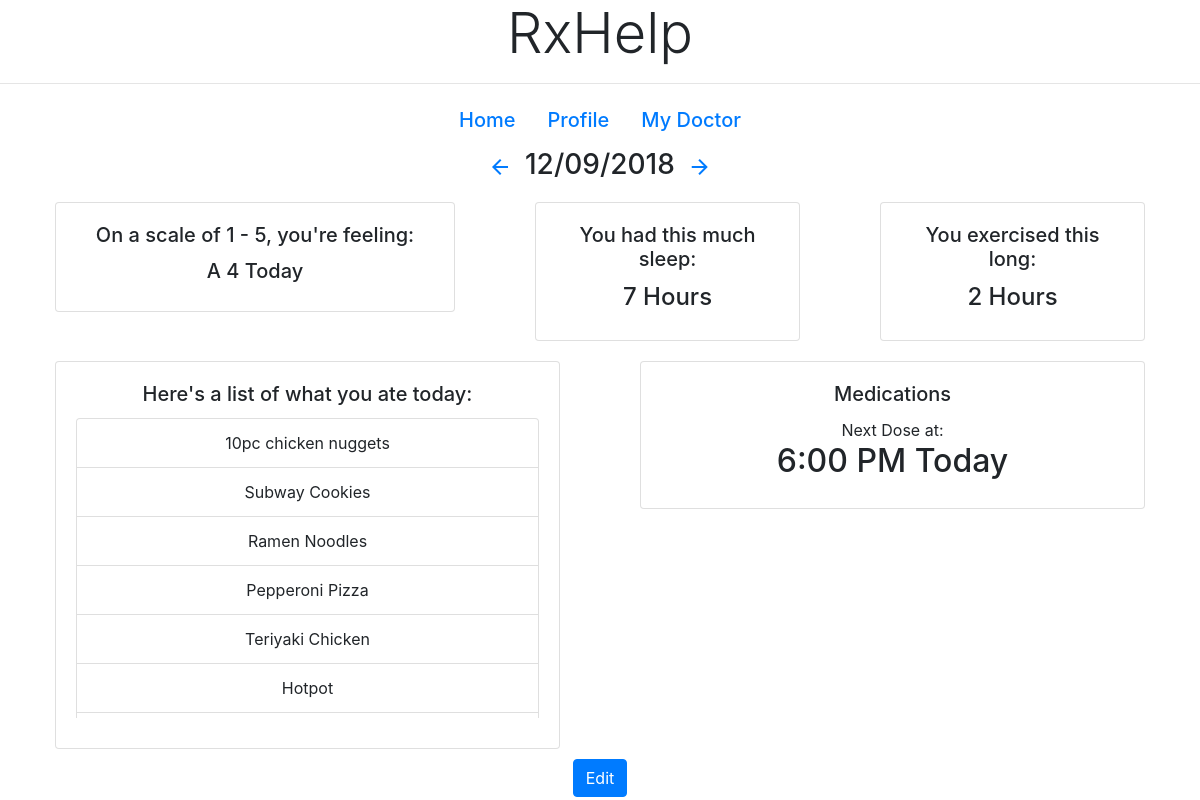
Before: /patientHome/9438 with the older database file.
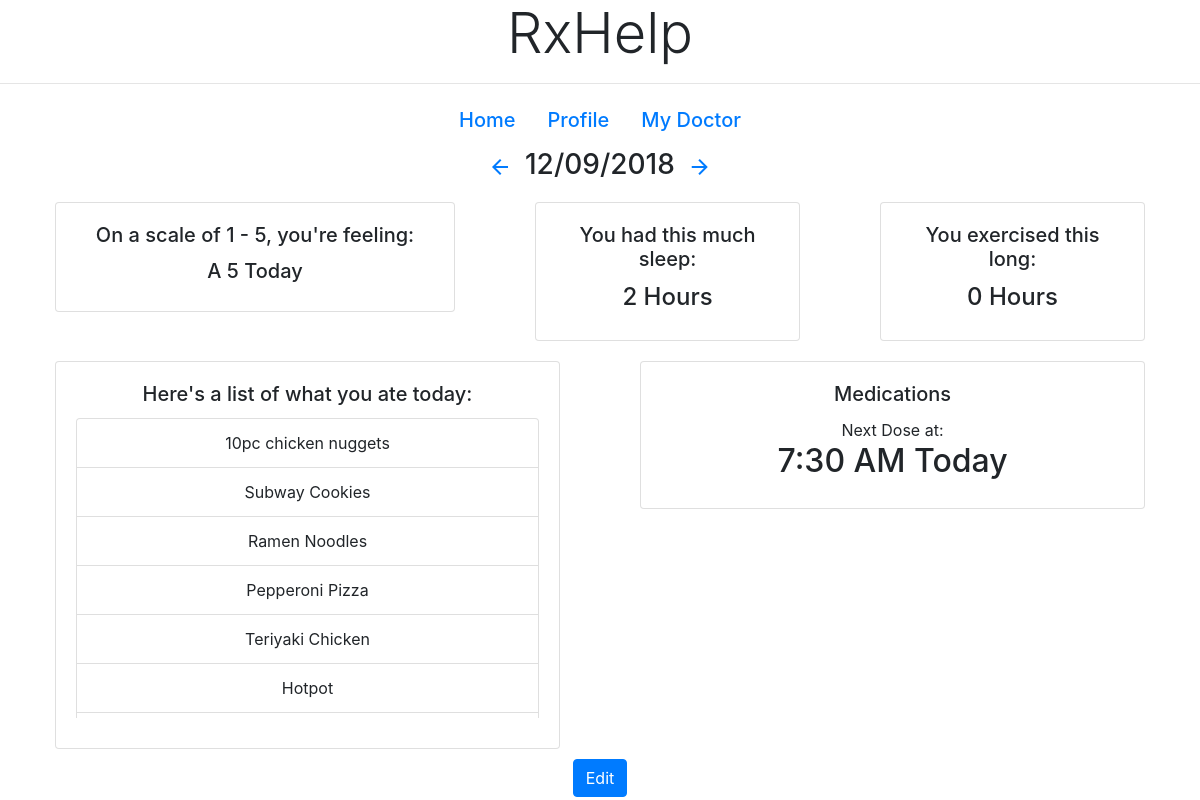
After: the same page with the newer database file.
### tables this page shows
CREATE TABLE entries(
date DATE NOT NULL,
patient_id INT,
entry_id INT PRIMARY KEY,
mood INT, 
sleep INT,
exercise INT,
medication TIME NOT NULL,
diet VARCHAR(255) NOT NULL,
img LONGBLOB NOT NULL
);

CREATE TABLE foods(
food VARCHAR(255) NOT NULL,
id_num INT NOT NULL
);

### app.py (the view)
@app.route('/patientHome/<id_num>', methods=["GET", "POST"])
def homeP(id_num):
    cur = conn.cursor()
    cur.execute("select * from entries where patient_id = ? and date = strftime('%m/%d/%Y', 'now')", (id_num,))
    data = cur.fetchall()
    cur.execute("select * from foods where id_num = ?", (id_num,))
    foods = cur.fetchall()
    return render_template('patient/patientHome.html', data=data, foods=foods)

### templates/patient/patientHome.html (shortened to what this page needs)
<!DOCTYPE html>
<html lang="en">
<head>
  <link rel="stylesheet" href="https://stackpath.bootstrapcdn.com/bootstrap/4.1.3/css/bootstrap.min.css"
>
</head>
<body>
<b><h1 style="text-align: center;" class="display-4">RxHelp</h1></b>
<hr>
<ul class="nav justify-content-center">
  <li class="nav-item">
    <a class="nav-link active" href=""><h5>Home</h5></a>
  </li>
  <li class="nav-item">
    <a class="nav-link" href="/patientProfile"><h5>Profile</h5></a>
  </li>
  <li class="nav-item">
    <a class="nav-link" href="/patientMyDoctor"><h5>My Doctor</h5></a>
  </li>
</ul>
{% for o in data%}
<div id="boxy" class="container">
  <div class="row" style="text-align: center">
    <div class="col">
      <div class="row" style="margin: auto; max-width: 250px">
      <a HREF="#" class="btn btn-lrg-2"><i class="material-icons">arrow_back</i> </a>
      <h3>{{o[0]}}</h3>
      <a HREF="#" class="btn btn-lrg-2"><i class="material-icons">arrow_forward</i> </a>
    </div>
  </div>
  <div id="myUL">
    <div class="row">
      <div class="col">
        <div class="col">
          <div style="margin: 10px; width: 400px" class="card">
            <div class="card-body" align="center">
              <h5 class="card-title">On a scale of 1 - 5, you're feeling:  </h5>
               <h5>A {{o[3]}} Today</h5>
            </div>
          </div>
        </div>
      </div>
      <div class="col">
        <div class="col">
          <div style="margin: 10px;" id="sleep" class="card">
            <div class="card-body">
              <h5 class="card-title">You had this much sleep:</h5>
              <h4>{{o[4]}} Hours</h4>
            </div>
          </div>
        </div>
      </div>
      <div class="col">
        <div class="col">
          <div style="margin: 10px;" id="exercise" class="card" style="width: 18rem;">
            <div class="card-body">
              <h5 class="card-title">You exercised this long:</h5>
              <h4>{{o[5]}} Hours</h4>
            </div>
          </div>
        </div>
      </div>
    </div>
    <div id="row2">
      <div class="center row">
        <div class="col center">
          <div class="col">
            <div style="margin: 10px" id="Food" class="card">
              <div class="card-body">
                <h5 class="card-title">Here's a list of what you ate today:</h5>
                <ul class="list-group">
                  {% for f in foods %}
                  <li class="list-group-item">{{f[0]}}</li>
                  {% endfor %}
                </ul>
              </div>
            </div>
          </div>
        </div>
        <div class="col">
          <div class="col">
            <div style="margin: 10px;" id="medication" class="card" style="width: 18rem;">
              <div class="card-body">
                <h5 class="card-title">Medications</h5>
                <a>Next Dose at:</a><br>
                <h2>{{o[6]}} {{o[7]}} Today</h2>
              </div>
            </div>
          </div>
        </div>
      </div>
    </div>
    <div align="center">
      <a type="button" class="btn btn-primary" href="/patientHome/edit/{{o[1]}}">Edit</a>
    </div>
  </div>
</div>
</div>
{% endfor %}
</body>
</html>

### templates/patient/patientHome.html (style rules this page uses)
body { background-image: url("https://patientengagementhit.com/images/site/features/_large/patient-healthcare-access-header.jpg"); background-size: auto auto; }
.list-group { max-height: 300px; margin-bottom: 10px; overflow:scroll; -webkit-overflow-scrolling: touch; }
#boxy { background-color: rgba(255, 255, 255, 0.6); }

Changed rows visible on the page:
changed entries: mood "4" → "5"; sleep "7" → "2"; exercise "2" → "0"; medication "6:00" → "7:30"; diet "PM" → "AM"
